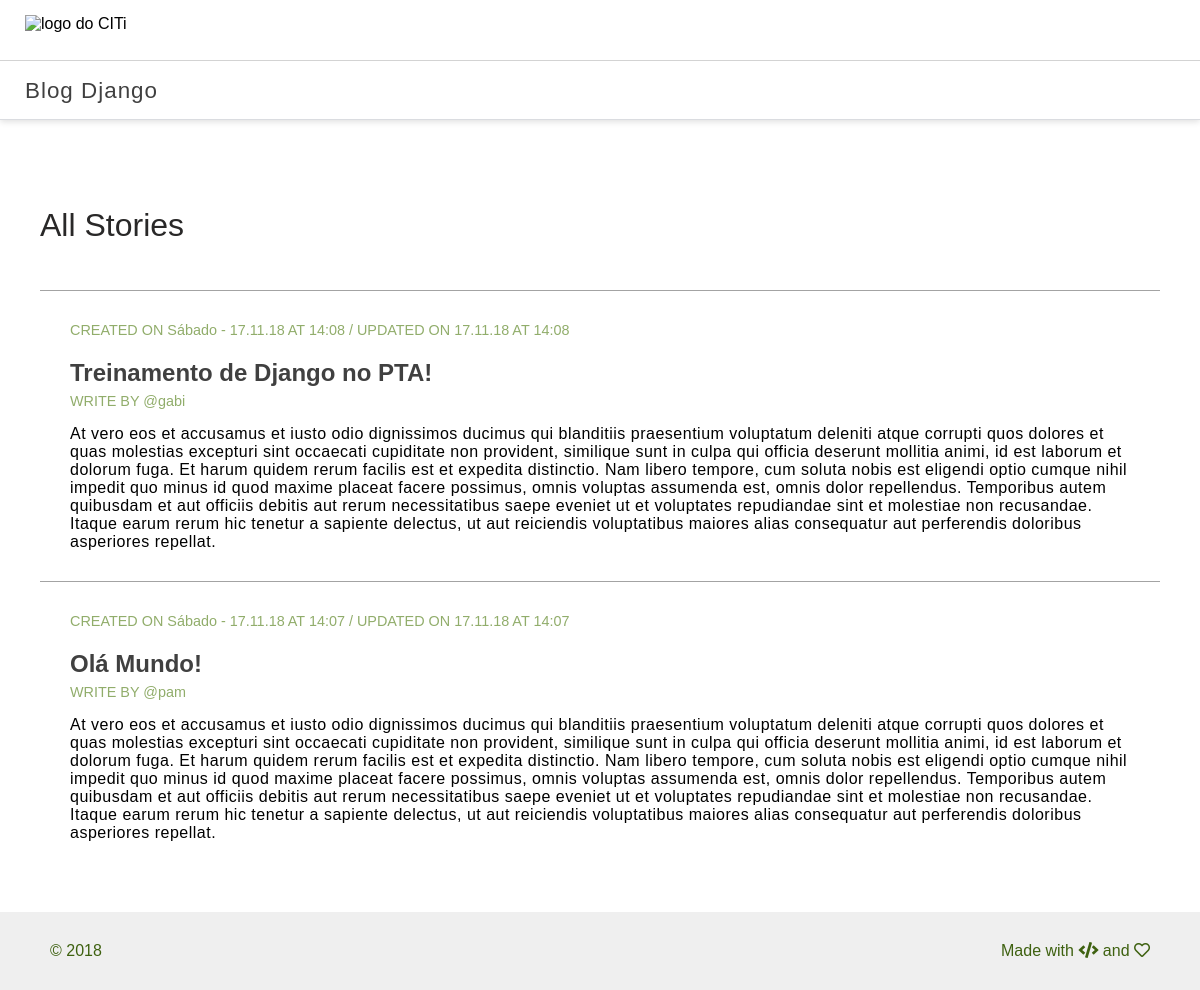
The page / on the database its author committed.
### core/models.py (models this page shows, shortened)
class Post(models.Model):
    author = models.ForeignKey('auth.User', on_delete=models.CASCADE)
    title = models.CharField(max_length=100)
    text = models.TextField()
    created_date = models.DateTimeField(auto_now_add=True)
    updated_date = models.DateTimeField(auto_now=True)
    class Meta:
        verbose_name = 'Publicação'
        verbose_name_plural = 'Publicações' # avisa pro django que tem plural

### core/views.py (the view)
# urls.py: path('', HomeView.as_view(), name='home'),
class HomeView(TemplateView):
    template_name = "home.html"
    def get_context_data(self, **kwargs):
        context = super().get_context_data(**kwargs)
        context["posts"] = Post.objects.all().order_by('-created_date')
        return context

### core/templates/home.html
{% extends 'base.html' %}
{% load static %}
{% block content %}
<section class="posts">
    <h2 class="posts__title_all-stories">All Stories</h2>
    {% for post in posts %}
        <div class="post__card">
            <span class="post__date">
                CREATED ON {{post.created_date | date:'l - d.m.y' }} AT {{post.created_date | time:'H:i'}} / UPDATED ON {{post.updated_date | date:'d.m.y' }} AT {{post.updated_date | time:'H:i'}}
            </span>
            <h1 class="post__title">{{ post.title }}</h1>
            <span class="post__author">
                    WRITE BY @{{ post.author }}
                </span>
            <div class="post__text">{{ post.text }}</div>
        </div>
    {% endfor %}
</section>
{% endblock content %}

### core/templates/base.html (shortened to what this page needs)
{% load static %}
<!DOCTYPE html>
<html>
<head>
    <link rel="stylesheet" href="https://use.fontawesome.com/releases/v5.5.0/css/all.css">
    <link rel="stylesheet"  href="{% static 'css/style.css' %}" >
</head>
<body>
    <section class="header">
        <div class="header__logo">
            <img class="header__img" src="https://cin.ufpe.br/~pet/wiki/images/thumb/8/86/Logociti.png/300px-Logociti.png" alt="logo do CITi">
        </div>
        <span class="header__title">Blog Django</span>
    </section>
    {% block content %}
    {% endblock content %}
    <footer class="footer">
        <span>&copy; 2018</span>
        <span>
            Made with <i class="fas fa-code"></i> and <i class="far fa-heart"></i>
        </span>
    </footer>
</body>
</html>

### core/static/css/style.css (style rules this page uses)
html { font-size: 16px; }
body { margin: 0; font-family: 'Source Sans Pro', sans-serif; }
.header { width: 100%; height: 120px; box-shadow: 0 2px 6px 0 rgba(0,0,0,.12), inset 0 -1px 0 0 #dadce0; }
.header__logo, .header__title { display: flex; align-items: center; height: 50%; }
.header__logo { width: 100%; border-bottom: 1px solid lightgray; }
.header__img { height: 30px; margin-left: 25px; }
.header__title { margin: 0; margin-left: 25px; font-size: 1.4rem; letter-spacing: 1px; color: #404040; }
.posts { width: 100%; padding: 40px; box-sizing: border-box; }
.posts__title_all-stories { padding: 20px 0; box-sizing: border-box; font-size: 2rem; font-weight: 400; color: #292828; }
.post__card { padding: 30px 30px; border-top: 1px solid #a3a3a3; }
.post__title { margin-bottom: 5px; color: #404040; }
.post__author, .post__date { font-size: 0.9rem; color: #91ad6b; }
.post__text { margin-top: 15px; white-space: pre-line; font-weight: 300; letter-spacing: 0.5px; }
.footer { display: flex; justify-content: space-between; align-items: center; padding: 30px 50px; box-sizing: border-box; background-color: #efefef; color: #3e6110; }

### rows shown on the page
Post: created_date "Sábado - 17.11.18", created_date "14:08", updated_date "17.11.18", updated_date "14:08", title "Treinamento de Django no PTA!", author "gabi", text "At vero eos et accusamus et iusto odio dignissimos ducimus qui blanditiis praesentium voluptatum deleniti atque corrupti quos dolores et quas molestias excepturi sint occaecati cupiditate non provident, similique sunt in culpa qui officia deserunt mollitia animi, id est laborum et dolorum fuga. Et harum quidem rerum facilis est et expedita distinctio. Nam libero tempore, cum soluta nobis est eligendi optio cumque nihil impedit quo minus id quod maxime placeat facere possimus, omnis voluptas assumenda est, omnis dolor repellendus. Temporibus autem quibusdam et aut officiis debitis aut rerum necessitatibus saepe eveniet ut et voluptates repudiandae sint et molestiae non recusandae. Itaque…"
Post: created_date "Sábado - 17.11.18", created_date "14:07", updated_date "17.11.18", updated_date "14:07", title "Olá Mundo!", author "pam", text "At vero eos et accusamus et iusto odio dignissimos ducimus qui blanditiis praesentium voluptatum deleniti atque corrupti quos dolores et quas molestias excepturi sint occaecati cupiditate non provident, similique sunt in culpa qui officia deserunt mollitia animi, id est laborum et dolorum fuga. Et harum quidem rerum facilis est et expedita distinctio. Nam libero tempore, cum soluta nobis est eligendi optio cumque nihil impedit quo minus id quod maxime placeat facere possimus, omnis voluptas assumenda est, omnis dolor repellendus. Temporibus autem quibusdam et aut officiis debitis aut rerum necessitatibus saepe eveniet ut et voluptates repudiandae sint et molestiae non recusandae. Itaque…"
